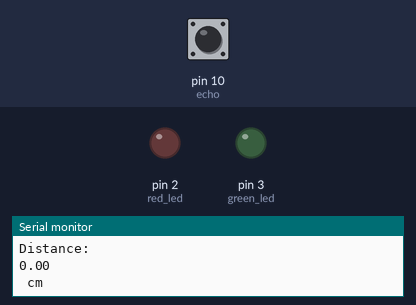
Simulated run of this sketch. Board: Arduino Uno, built with avr-gcc and run on an emulated ATmega328P. Shown: output pins drawn as LEDs (lit = HIGH), the last lines printed to the serial monitor. Dashed ring = blinking. The inputs (shaded band) are chosen by the test bench; at power-on: pin 10 (echo) LOW. Pins used as bus, display or sensor lines are not drawn.

Above: at 1.2 s.
1.3 s: pin 10 (echo) pulsed HIGH 5 times (0.12 s each, 0.3 s apart)
At 1.59 s:
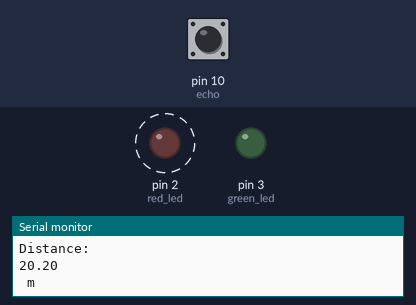
At 4.2 s:
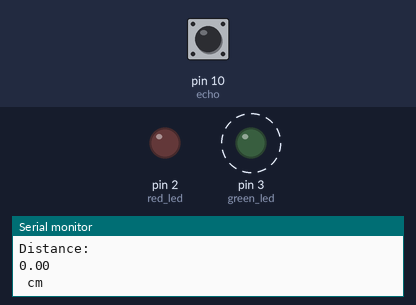
Timing chart, 0 to 10.3 s (numbered marks = the images above; inputs shaded):
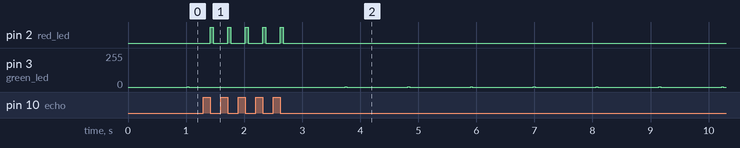

Measured:
- after the input at 1.3 s, pin 2 (red_led): alternates HIGH for 0.05 s and LOW for 0.25 s, 10 changes in all, then stays LOW, starting after 0.12 s
- by itself, pin 3 (green_led): alternates 1/255 for 0.03 s and 0/255 for 1.1 s

The sketch:

sketch_aug4a.ino
```cpp
const int trig = 9;
const int echo = 10;

long duration;
double distance;

int green_led = 3;
int red_led = 2;


void setup() {
 pinMode(trig, OUTPUT);
 pinMode(echo, INPUT);
 pinMode(green_led, OUTPUT);
 pinMode(red_led, OUTPUT);
 Serial.begin(9600);
};

void red_digital(){
  digitalWrite(red_led, 1);
  delay(50);
  digitalWrite(red_led, 0);
  delay(50);
};

void green_analog(){
  analogWrite(green_led,1);
  delay(30);
  analogWrite(green_led,0);
  delay(30);
};

void sonar(){
  digitalWrite(trig, 0);
  delay(10);

  digitalWrite(trig, 1);
  delay(10);
  digitalWrite(trig, 0);

  duration = pulseIn(echo, 1);
  distance = ((duration/2)/29.7);

if(distance < 100){
  green_analog();
  Serial.println("Distance: ");
  Serial.println(distance);
  Serial.println(" cm");
};

if(distance > 100){
  red_digital();
  Serial.println("Distance: ");
  Serial.println(distance/100);
  Serial.println(" m");
}

};

void loop() {
  sonar();
};
```
